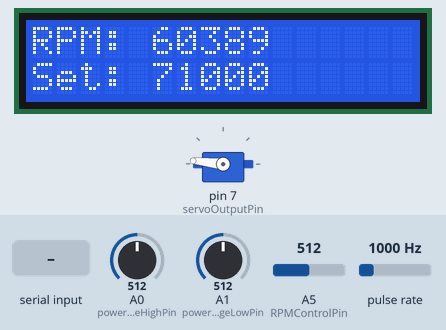
Bench run of a sketch on a simulated Arduino Uno, built with avr-gcc and run on an emulated ATmega328P. On the bench: 16×2 character LCD, servo. Wiring (inferred from the names in the program): pulse sensor: data pin 2. The test bench sets the inputs (shaded band); at power-on: pulse rate 1000 Hz, A5 (RPMControlPin) = 512, A0 (powerVoltageHighPin) = 512, A1 (powerVoltageLowPin) = 512. What the sketch prints to the serial monitor is not drawn.

Above: at 4.2 s.
4.3 s: pulse rate (sensor on pin 2) set to 2500 Hz
At 4.85 s:
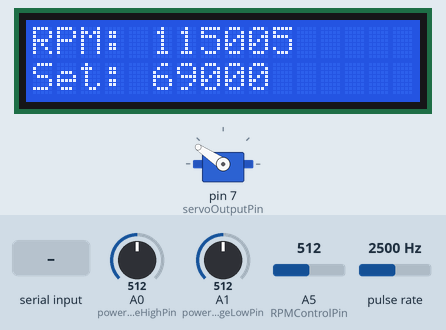
6.6 s: pulse rate (sensor on pin 2) set to 100 Hz
At 7.14 s:
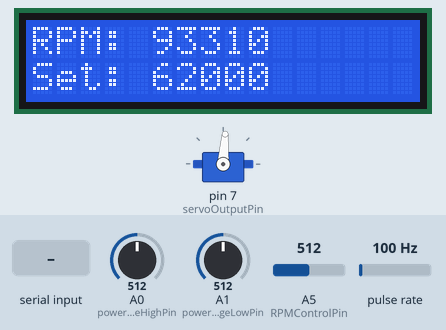
8.8 s: pulse rate (sensor on pin 2) set to 3750 Hz
At 9.77 s:
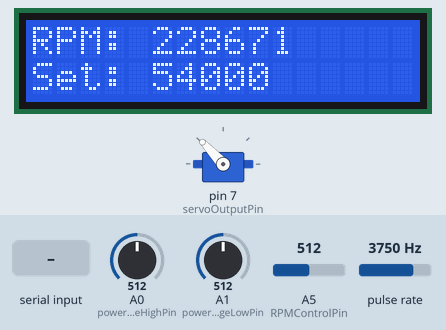
11.8 s: A5 (RPMControlPin) set to 306
At 13.8 s:
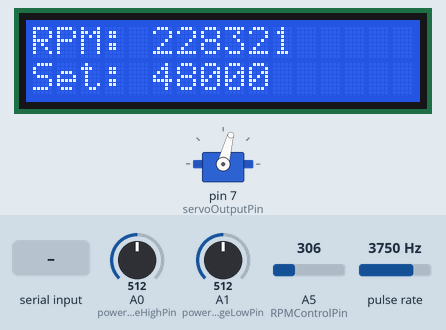
14.3 s: "i\n" received over Serial
At 14.8 s:
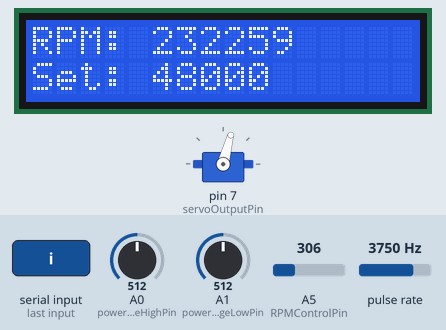
16.4 s: A0 (powerVoltageHighPin) set to 30
At 18.1 s:
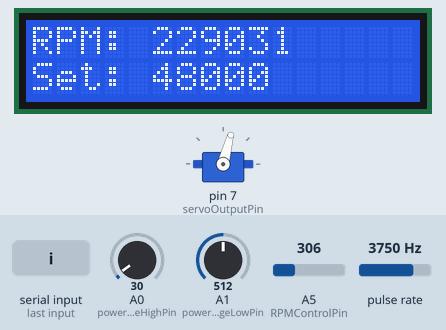
Timing chart, 0 to 19.6 s (numbered marks = the images above; inputs shaded):
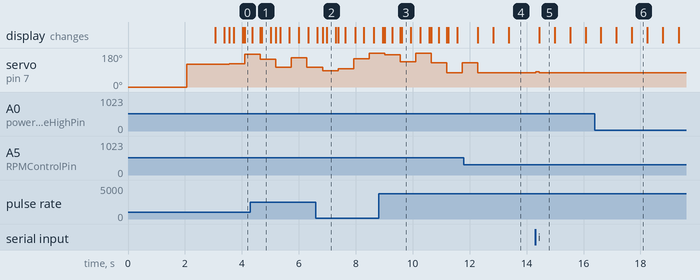

The sketch:

chronic_mk2_v2b.ino
```cpp
//////////////////////////////////////////////////////////////////////////////////////////////////////////////////////////////////////
// mk1v1 -runs motor at full speed (supply voltage bypasses arduino)
//       -calculates and transmits rpm and supply voltages on either side of a current sense resistor
// mk1v2 adds auto restart and serial event handling with start/stop commands (7406 bytes)
//       works for bluetooth with no change
// mk1v4 corrects current and voltage and power measures
// mk1v5 adds interactive servo control and tries to make RPM work at less than 100% duty cycle
// mk1v7 adds averaging and switched power resistor to have just phoenix on current sense and calibrates voltage measurement
//
// mk2 will increase update rate, fix restart (by limiting it), add SD card support, add speed control, add the display, and
// add local RPM controls
//
// mk2v1 basic function of mk1
// mk2v2 add LCD support and reading of local switch to control RPM set point
//
// todo: remove unnecessary test of period == 3; maybe use a specific RPM output to indicate no valid RPM measure on display
//       use h/w indication of unit number (with AI high or low) to set resistor caliration values
//       make stop after 5 restart attempts and require button press to try another five
//       fix settleIn coming after information already incorporated into average
//       motor jitters when seized and this reads as valid RPMs
//       motor haltingly starts when powered by USB alone (shouldn't try to run at all -- just set limit on voltage)
//       really should be averaging period, not RPMs
//       power, voltage, current all screwy
//////////////////////////////////////////////////////////////////////////////////////////////////////////////////////////////////////

  #include <Servo.h>      // RC-style servo for Phoenix motor controller
  #include <LiquidCrystal.h>

  Servo myservo;          // RC-style servo for Phoenix motor controller
  LiquidCrystal lcd (3, 4, 5, 8, 9, 10);         // RS, EN, DB4, DB5, DB6, DB7

  const int powerVoltageHighPin = A0;     // analog input for battery side of the current sense resistor
  const int powerVoltageLowPin = A1;    // analog input for Phoenix side of the current sense resistor
  const int RPMControlPin = A5;         // analog input for RMP up/down control switch
  const int RPMMeasurePin = 2;          // digital in for RPM determination (not used in code, but here for completeness)
  const int servoOutputPin = 7;         // digital out for servo signal to Phoenix

  const float hiVoltageCalibration = 46.33;  // battery side ticks/V
  const float lowVoltageCalibration = 46.78; // Phoenix side ticks/V
  const int cyclesToAverage = 10;  // put back to 10
  const int lowMidThresh = 338;
  const int midHighThresh = 849;
  const int RPMSetPointDelta = 1000;
  const int minServoPulseWidth = 75;
  const int maxServoPulseWidth = 180;
  const float maxDeltaSPW = (maxServoPulseWidth - minServoPulseWidth) / 2;
  const float minDeltaSPW = -maxDeltaSPW;
  const int RPMChangePeriod = 300;
  const int startDelay = 2000;
  const int restartAttemptsLimit = 5;

  int servoPulseWidth = 120, oldServoPulseWidth = 120;            // initial servo pulse width in 10s of usec; motor starts running at about 70 and maxes out at 120 or so
  int RPMControlVoltage;
  long RPMSetPoint = 75000;
  float integratedError = 0.0;
  long lastRPMChange;
  float RPMPerTick = 2999.0, deltaSPW;
  float vhigh, vlow, current, power;    // voltages in volts, current in amps, power in watts
  float vlowAverage = 0, currentAverage = 0, powerAverage = 0, electricalN = 0;  // electricalN is the valid number of measurements to average
  volatile unsigned long start = 0, period;    // measure period in usec for RPM determination; 3 signifies no valid information (may switch to 0 if possible)
  float motorSpeed, motorSpeedSum = 0, motorSpeedN = 0;                       // RPM data; motorSpeedN is the valid number of measurements to average
  float motorSpeedAverage = 0.0, oldMotorSpeedAverage = 0.0;
  int restartAttempts = 0;
  long restartStartTime;
  int settleIn = 0;                       // settleIn counts a period during which RPM determination is wrong and output is suppressed

  String inputString = "";                                                                       // a string to hold incoming data
  boolean stringComplete = false, wantedOn = true, understood = false, motorSpinning = false;
  boolean maxedRestarts = false, restartInProgress = false;

//////////////////////////////////////////////////////////////////////////////////////////////////////////////////////////////////////

  void setup () {

    lcd.begin (16, 2);
    lcd.print ("hello, world!");
    lcd.setCursor (0, 1);              // (Column, Row)
    lcd.print ("This is chronic!");

    myservo.attach (servoOutputPin);  // attaches the servo on pin 9 to the servo object

    attachInterrupt (0, computeFrequency, FALLING);  // this calls computeFrequency on every falling transition on D2

    Serial.begin (9600);
    inputString.reserve (200);

    lcd.clear ();

    myservo.write (0);
    delay (2000);
    myservo.write (servoPulseWidth);
    delay (1000);
  }

//////////////////////////////////////////////////////////////////////////////////////////////////////////////////////////////////////

  void loop () {

    Serial.println ("1");
 //   if (!wantedOn)
  //    myservo.write (0);      // set throttle to zero if desired state is off
 //   else
  //    if (!motorSpinning)         // auto restart - if the desired state is on but there is no valid RPM data a restart is attempted
  //      restart ();

    Serial.println ("2");
    if (stringComplete)       // check for commands from a host PC over the serial connection (bluetooth or wired)
      processInputString ();

    Serial.println ("3");
    if (millis () - lastRPMChange > RPMChangePeriod)
      readRPMControl ();

    Serial.println ("4");
    computeRPM ();

    Serial.println ("5");
    measureElectricals ();

     Serial.println ("6");
    if (electricalN == cyclesToAverage) {
      sendData ();
      if ((wantedOn)  && (motorSpinning) && (!maxedRestarts)) // i had period != 3 as another condition but removed it to find what's killing the motor in water
        controlSpeed();
    }

    Serial.println ("7");
    delay (50);              // takes a long time to start (like a minute) at 10, seems to work fine all the time at 15

  }

//////////////////////////////////////////////////////////////////////////////////////////////////////////////////////////////////////

  void restart () {

    if (restartAttempts <= restartAttemptsLimit)
      if (restartInProgress) {
        if (millis () - restartStartTime > startDelay) {
          Serial.println ("throttle back up");
          myservo.write (servoPulseWidth);      // set throttle to last desired setting
          delay (25);
          restartInProgress = false;
        }
      }
      else {
        myservo.write (0);                    // set throttle to zero
        restartStartTime = millis ();                         // wait two seconds
        restartInProgress = true;
        restartAttempts++;                    // track number of restart attempts, make sure to increment with throttle at zero
        Serial.print ("throttle to zero, restart attempt ");
        Serial.println (restartAttempts);
      }
    else {
      maxedRestarts = true;
      Serial.println ("Restart attempt limit exceeded; change RPM set point to reset");
      lcd.clear ();
      lcd.print ("maxed restarts");
      lcd.setCursor (0,1);
      lcd.print ("move setpoint");
    }
  }

//////////////////////////////////////////////////////////////////////////////////////////////////////////////////////////////////////

  void processInputString () {

    inputString.trim();
    understood = false;

    if (inputString == "start" ) {
      wantedOn = true;
      Serial.println ("Motor should be on");
      settleIn = 0;
      understood  = true;
    }

    if (inputString == "stop" ) {
      wantedOn = false;
      Serial.println ("Motor should be off");
      understood = true;
    }

    if (inputString == "i") {
      servoPulseWidth += 5;
      if (servoPulseWidth > 180)
        servoPulseWidth = 180;
      myservo.write (servoPulseWidth);
      Serial.print ("Servo pulse width: ");
      Serial.println (servoPulseWidth);
      understood = true;
    }

    if (inputString == "k") {
      servoPulseWidth -= 5;
      if (servoPulseWidth < 70)
        servoPulseWidth = 70;
      myservo.write (servoPulseWidth);
      Serial.print ("Servo pulse width: ");
      Serial.println (servoPulseWidth);
      understood = true;
    }

    if (!understood)
      Serial.println ("Message not understood");

    inputString = "";   // clear the string:
    stringComplete = false;

  }

//////////////////////////////////////////////////////////////////////////////////////////////////////////////////////////////////////

  void readRPMControl () {

    RPMControlVoltage = analogRead (RPMControlPin);

    if (RPMControlVoltage > lowMidThresh) {

      if (restartAttempts > restartAttemptsLimit) {
        restartAttempts = 0;
        maxedRestarts = false;
      }

      if (RPMControlVoltage < midHighThresh)
        RPMSetPoint -= RPMSetPointDelta;
      else
        RPMSetPoint += RPMSetPointDelta;

      lcd.setCursor (0, 1);              // (Column, Row)
      lcd.print ("Set: ");
      lcd.print (RPMSetPoint);
      lcd.print ("    ");
      lastRPMChange = millis ();
    }

  }

//////////////////////////////////////////////////////////////////////////////////////////////////////////////////////////////////////

  void computeRPM () {

//    if (60000000/period < 200000) {          // values over 200k are erroneous - perhaps from beeps; valid zeroes make it through this
      motorSpeed = 60000000.0 / (float) period;          // 1/period is rotations/usec; 1,000,000x to covert to rotations/sec; 60x to convert to RPM
      motorSpeedSum += motorSpeed;
      motorSpeedN++;
      motorSpinning = motorSpeed > 1000;     // track whether motor is spinning (5000 allows for valid zeroes corrupted by odd beeps or such
      period = -1;
//    }

//    if (settleIn < 5) {                        // this is to suppress possibly erroneuous values after commanding motor on
//      motorSpeed = 0;                          // but it's wrong here since information has already been incorporated into average above
//      settleIn++;
//    }

  }

//////////////////////////////////////////////////////////////////////////////////////////////////////////////////////////////////////

  void controlSpeed () {

    if ((servoPulseWidth - oldServoPulseWidth) != 0)
      RPMPerTick = (motorSpeedAverage - oldMotorSpeedAverage) / (servoPulseWidth - oldServoPulseWidth);
    if (RPMPerTick < 0)
      RPMPerTick *= -1;
    if (RPMPerTick > 3000.0)
      RPMPerTick = 3000;

    deltaSPW = 0.65 * (RPMSetPoint - motorSpeedAverage) / RPMPerTick;
    if (deltaSPW > maxDeltaSPW)
      deltaSPW = maxDeltaSPW;
    if (deltaSPW < minDeltaSPW)
      deltaSPW = minDeltaSPW;

    if ((deltaSPW < 2) && (deltaSPW > -2)) {
      integratedError += RPMSetPoint - motorSpeedAverage;
      deltaSPW += 0.01 * integratedError / RPMPerTick;
    }
    else
      integratedError = 0.0;

    if (servoPulseWidth + deltaSPW > maxServoPulseWidth )
      deltaSPW = maxServoPulseWidth - servoPulseWidth;
    if (servoPulseWidth + deltaSPW < minServoPulseWidth )
      deltaSPW = minServoPulseWidth - servoPulseWidth;

    oldMotorSpeedAverage = motorSpeedAverage;
    oldServoPulseWidth = servoPulseWidth;

    servoPulseWidth += deltaSPW;
    myservo.write (servoPulseWidth);

  }

//////////////////////////////////////////////////////////////////////////////////////////////////////////////////////////////////////

  void measureElectricals () {

    vlow = analogRead (powerVoltageLowPin) / lowVoltageCalibration;          // read voltage on battery side of current sense resistor
    vhigh = analogRead (powerVoltageHighPin) / hiVoltageCalibration;        // read voltage on Phoenix side of current sense resistor
    current = vhigh - vlow;                        // calculate current into Phoenix
    power = vlow * current;                      // calculate power into Phoenix

    vlowAverage += vlow;                         // update electrical averages
    currentAverage += current;
    powerAverage += power;
    electricalN++;

  }

//////////////////////////////////////////////////////////////////////////////////////////////////////////////////////////////////////

  void sendData () {

//    if (motorSpinning) {
//        if (motorSpeedN == 0)
//          motorSpeedN = 1;
        motorSpeedAverage = motorSpeedSum / motorSpeedN;
        currentAverage /= electricalN;
        vlowAverage /= electricalN;
        powerAverage /= electricalN;
//      }
//      else {
//        motorSpeedSum = 0;
//        currentAverage = 0;
//        vlowAverage /= electricalN;
//        powerAverage = 0;
//      }

 //     if ((currentAverage < 0) || (powerAverage < 0)) {
 //       motorSpeedSum = 0;
 //       currentAverage = 0;
 //       powerAverage = 0;
 //     }

      Serial.print (vhigh);
      Serial.print (" V;  ");
      Serial.print (vlowAverage);
      Serial.print (" V;  ");
      Serial.print (currentAverage);
      Serial.print (" A;  ");
      Serial.print (powerAverage);
      Serial.print (" W;  ");
      Serial.print ("T: ");
      Serial.print (period);
      Serial.print (" us");
//      Serial.print (wantedOn);
      Serial.print (";  SPW: ");
      Serial.print (servoPulseWidth);
      Serial.print (";  ");
      Serial.print (motorSpeedAverage);
      Serial.println (" rpms");

      if (!maxedRestarts) {
        lcd.setCursor (0,0);             // (Column, Row)
        lcd.print ("RPM: ");
        lcd.print ((long) motorSpeedAverage);
        lcd.print ("     ");
      }

      motorSpeedSum = 0;
      motorSpeedN = 0;
      currentAverage = 0;
      vlowAverage = 0;
      powerAverage = 0;
      electricalN = 0;

  }

//////////////////////////////////////////////////////////////////////////////////////////////////////////////////////////////////////

  void serialEvent() {

    while (Serial.available()) {
      char inChar = (char)Serial.read(); // get the new byte:
      if (inChar == '\n')
        stringComplete = true;    // if the incoming character is a newline, set a flag
      else
        inputString += inChar;     // add it to the inputString:
    }

  }

//////////////////////////////////////////////////////////////////////////////////////////////////////////////////////////////////////

  void computeFrequency () {

    if (micros () - start > 100)
      period = micros () - start;
    start = micros ();

  }
```

Measured:
- after the input at 4.3 s, servo on pin 7 (servoOutputPin): 174° → 146° after 0.35 s, → 104° 0.55 s later, → 156° 0.54 s later, → 104° 0.54 s later
- after the input at 8.8 s, servo on pin 7 (servoOutputPin): 180° → 171° after 0.22 s, → 133° 0.54 s later, → 180° 0.54 s later, → 128° 0.55 s later, … (6 changes in this stretch)
- after the input at 14.3 s, servo on pin 7 (servoOutputPin): 75° → 80° at once, → 75° 0.14 s later; the display: changes after 0.15 s (image 5)
- what the display in image 5 shows lasts 0.6 s, from 14.4 s to 15.0 s
